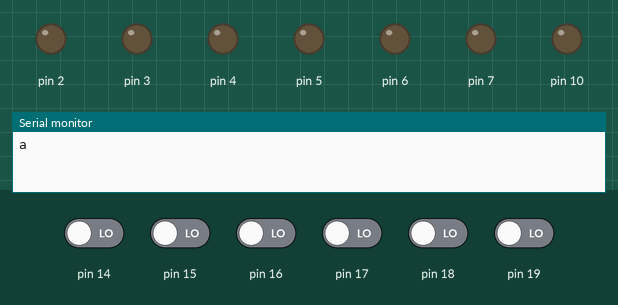
Recording of a sketch running on a simulated Arduino Uno, built with avr-gcc and run on an emulated ATmega328P. On the bench: output pins drawn as LEDs (lit = HIGH), the last lines printed to the serial monitor. Dashed ring = blinking. The inputs (shaded band) are chosen by the test bench; at power-on: pin 14–19 LOW.

Above: at 1.9 s.
2.0 s: pin 14 driven HIGH
At 2.8 s:
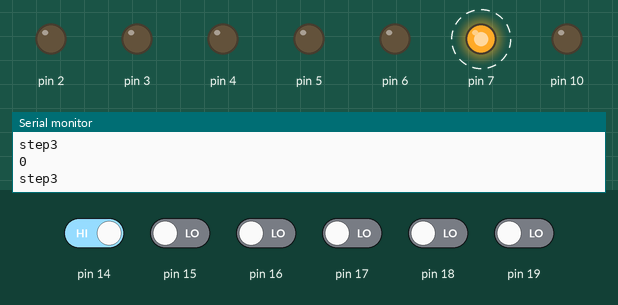
3.6 s: pin 14 driven LOW
At 4.8 s:
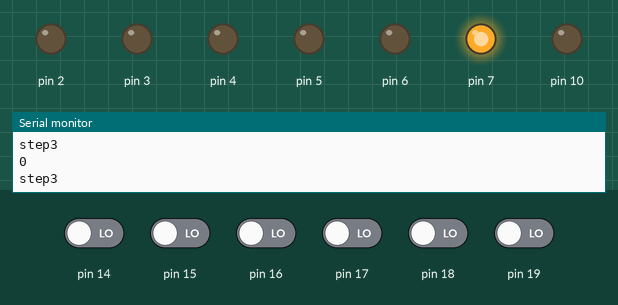
Timing chart, 0 to 6.6 s (numbered marks = the images above; inputs shaded):
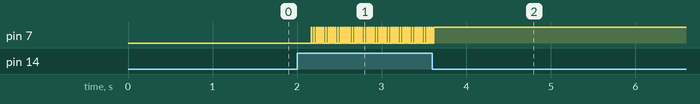

The sketch:

SPI_master.ino
```cpp
#define F_CPU 16000000UL
#include<avr/io.h>
#include<util/delay.h>

void SPI_master_init(void)
{

  DDRB=0B00101100;
  SPCR|=(1<<SPE)|(1<<MSTR)|(1<<SPR1)|(1<<SPR0);//enable SPI, master,set clk rate

}

unsigned char SPI_tx(unsigned char data)
{
  PORTD&=~(1<<PD7);
  _delay_ms(10);
  SPDR=data;
  while(!(SPSR&(1<<SPIF)));
  SPSR&=~(1<<SPIF);    //wait for tx complete

  _delay_ms(10);
  PORTD|=(1<<PD7);
}
unsigned char SPI_rx(unsigned char data)
{
  PORTD&=~(1<<PD7);
  _delay_ms(10);
  SPDR=0b10101010;
  while(!(SPSR&(1<<SPIF)));
 SPSR&=~(1<<SPIF);    //wait for tx complete

  _delay_ms(10);
  PORTD|=(1<<PD7);
  _delay_ms(10);
  return SPDR;//return data register
}

int main(void)
{
  SPI_master_init(); //intialize master
  _delay_ms(1000);

  DDRD=0xff; //port B as output
  DDRC=0x00; //port C as signal input for switch
  Serial.begin(9600);
  unsigned char data,a; // received data stored in it

  Serial.println('a');
  _delay_ms(100);
  while(1)
  {

    if (PINC==0x01)
     {
       data= SPI_tx('n');  //send a, recevie ACK in data
       Serial.println("step3");
       Serial.println(data);
      }

    }
  }
```

Measured:
- after the input at 2.0 s, pin 7: alternates HIGH for 0.01 s and LOW for 0.02 s, starting after 0.17 s
- after the input at 3.6 s, pin 7: goes on until 3.6 s, then stays HIGH
